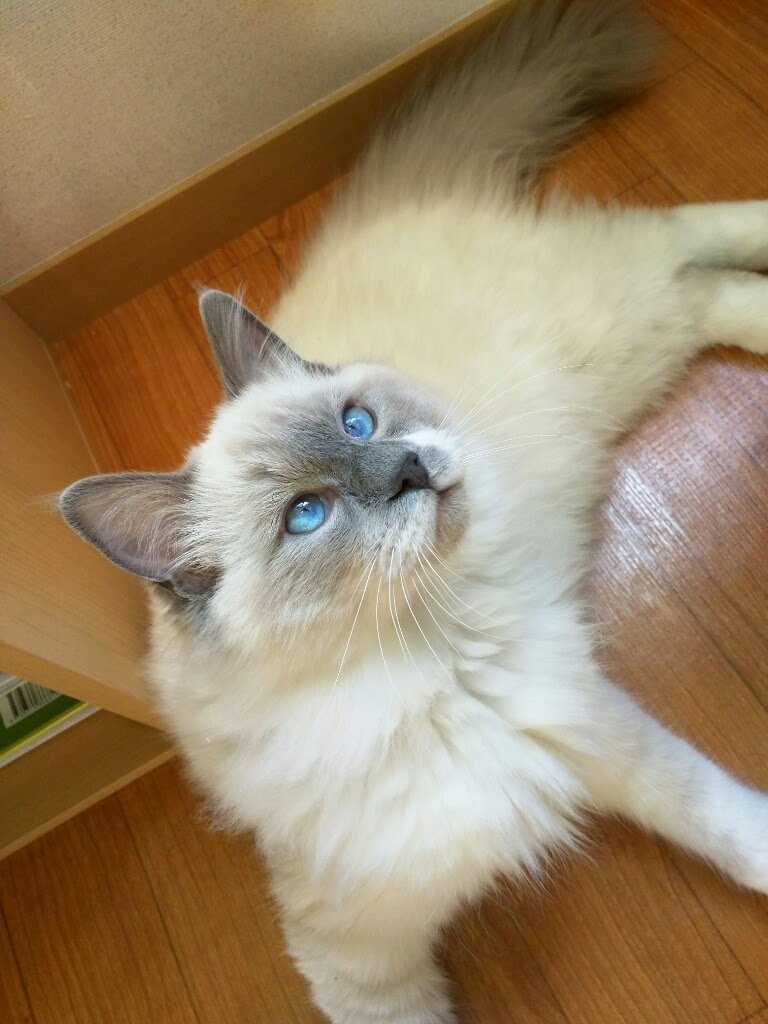
#> input picture onnx_runtime/jupyter/work/data/cat.jpg, 768 x 1024 px
$ jupyter execute 'Transformerの解剖.ipynb'
#> lines starting #> are read from the running program, lines starting #| are printed output that depends on the picture; long printed decimals are rounded
# Transformerの解剖

## PytorchImagePreprocessTransformer

[cell 1]
from PIL import Image
import numpy as np

[cell 2]
image_size = (224, 224)
prediction_shape = (1, 3, 224, 224)
mean_vec = [0.485, 0.456, 0.406]
stddev_vec = [0.229, 0.224, 0.225]

[cell 3]
image = Image.open("./data/cat.jpg")
#> image is the input picture: PIL image 768x1024 RGB; mean R, G, B 154.6, 132.4, 102.4
np.array(image).shape
#> Out = (1024, 768, 3)

[cell 4]
print(np.mean(image))
#| 129.787
print(np.max(image))
#| 255
print(np.min(image))
#| 0

### 画像データの前処理のノウハウ

- 画像データの前処理では，以下のような変換がなされる

    - 入力形状: (高さ, 幅, チャンネル)

    - 出力形状: (チャンネル, 高さ, 幅)

- ```resize```メソッド

    - (width, height)の次元を指定して変換

    - チャネル方向の次元は無視される

- ```transpose```メソッド

    - 軸のインデックスを指定して，軸の入れ替えを行う．

[cell 5]
# image.resize(image_size)

# np.array(image.resize(image_size)).shape

X = np.array(image.resize(image_size))
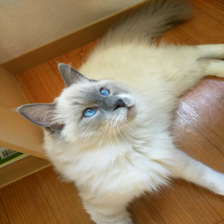
#> X: shape (224, 224, 3); mean R, G, B 154.5, 132.4, 102.4

X.shape
#> Out = (224, 224, 3)

[cell 6]
# X.transpose(2, 0, 1).astype(np.float32).shape

[cell 7]
image_data = X.transpose(2, 0, 1).astype(np.float32)

[cell 8]
mean_vec = np.array(mean_vec)
stddev_vec = np.array(stddev_vec)

### 正規化の意義

    - ニューラルネットワークの入力値が大きすぎたり小さすぎたりすると、計算過程で数値が不安定になる可能性がある

    - なので，一般的には，正規化する

[cell 9]
norm_image_data = np.zeros(image_data.shape).astype(np.float32)

for i in range(image_data.shape[0]):
    norm_image_data[i, :, :] = (image_data[i, :, :] / 255 - mean_vec[i]) / stddev_vec[i]

norm_image_data = norm_image_data.reshape(prediction_shape).astype(np.float32)

[cell 10]
norm_image_data.shape
#> Out = (1, 3, 224, 224)
